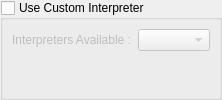
     <widget class="QWidget" name="wInterpreter">
      <layout class="QVBoxLayout" name="verticalLayout_11">
       <property name="spacing">
        <number>3</number>
       </property>
       <property name="margin">
        <number>0</number>
       </property>
       <item>
        <widget class="QGroupBox" name="gbInterpreters">
         <property name="title">
          <string>Use Custom Interpreter</string>
         </property>
         <property name="checkable">
          <bool>true</bool>
         </property>
         <property name="checked">
          <bool>false</bool>
         </property>
         <layout class="QGridLayout" name="_7">
          <item row="0" column="0">
           <widget class="QLabel" name="lInterpreters">
            <property name="text">
             <string>Interpreters Available :</string>
            </property>
           </widget>
          </item>
          <item row="0" column="1">
           <widget class="QComboBox" name="cbInterpreters">
            <property name="sizePolicy">
             <sizepolicy hsizetype="Expanding" vsizetype="Fixed">
              <horstretch>0</horstretch>
              <verstretch>0</verstretch>
             </sizepolicy>
            </property>
           </widget>
          </item>
          <item row="1" column="0" colspan="2">
           <widget class="QStackedWidget" name="swInterpreters">
            <property name="currentIndex">
             <number>-1</number>
            </property>
           </widget>
          </item>
         </layout>
        </widget>
       </item>
      </layout>
     </widget>
